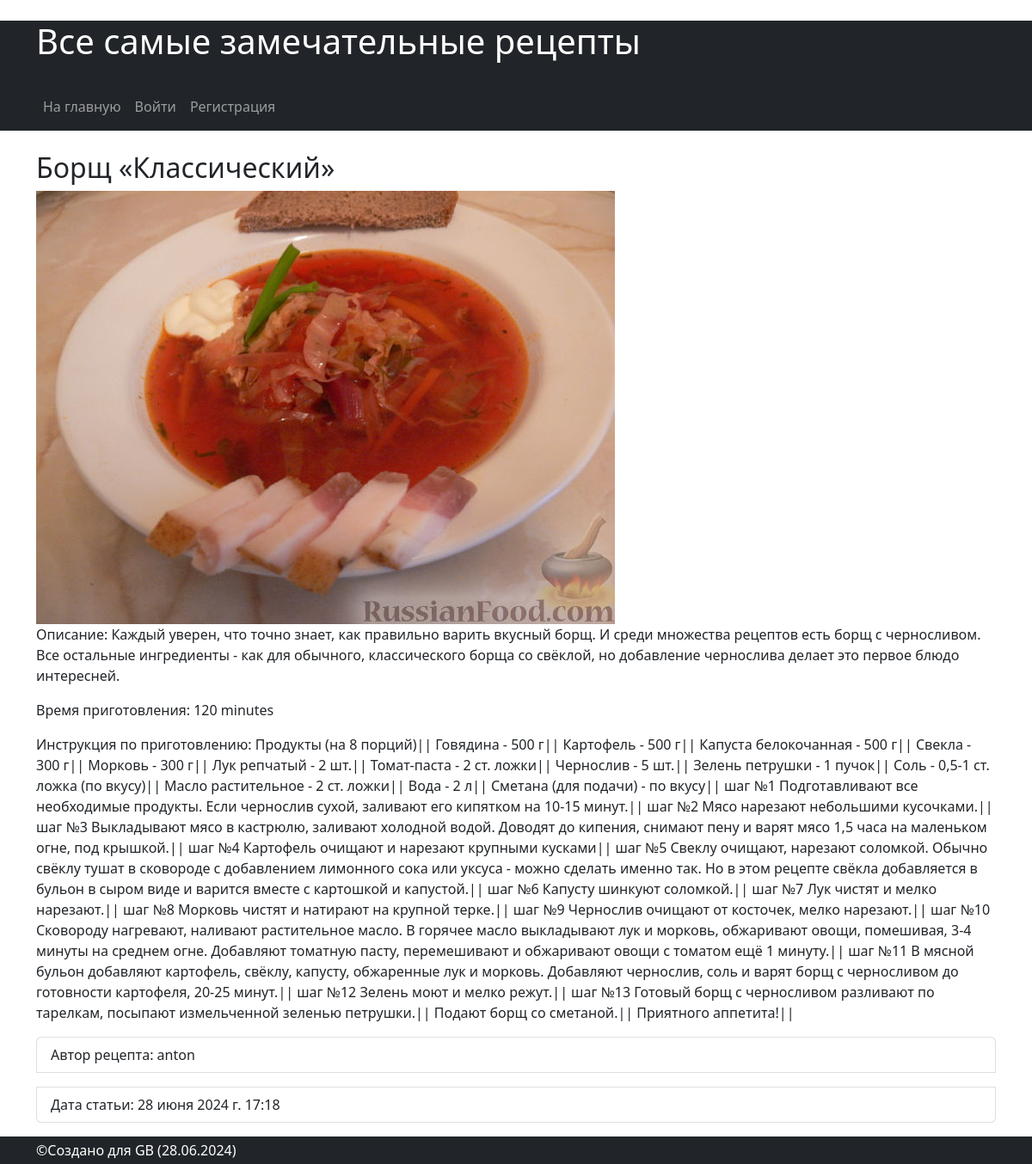
Page /recipe/10/ on the committed database.
### recipes/models.py (models this page shows, shortened)
class Recipe(models.Model):
    image = models.ImageField(upload_to='recipe_images/')
    title = models.CharField(max_length=255)
    description = models.TextField()
    instructions = models.TextField()
    preparation_time = models.PositiveIntegerField()
    author = models.ForeignKey(User, on_delete=models.CASCADE, related_name='recipes')
    created_at = models.DateTimeField(auto_now_add=True)
    updated_at = models.DateTimeField(auto_now=True)

### recipes/views.py (the view)
# urls.py: path('recipe/<int:recipe_id>/', views.recipe_detail, name='recipe_detail'),
def recipe_detail(request, recipe_id):
    recipe = get_object_or_404(Recipe, id=recipe_id)
    return render(request, 'recipe_detail.html', {'recipe': recipe})

### recipes/templates/recipe_detail.html (shortened to what this page needs)
{% extends 'base.html' %}
{% block content %}
    <h2>{{ recipe.title }}</h2>
    {% if recipe.image %}
        <img src="{{ recipe.image.url }}" alt="{{ recipe.title }}" class="img-fluid">
    {% endif %}
    <p>Описание: {{ recipe.description }}</p>
    <p>Время приготовления: {{ recipe.preparation_time }} minutes</p>
    <p>Инструкция по приготовлению: {{ recipe.instructions }} </p>
    <ul class="list-group">
    <li class="list-group-item">Автор рецепта: {{ recipe.author }}</li> </p>
    <li class="list-group-item">Дата статьи: {{ recipe.created_at }}
    </ul>
{% endblock %}

### recipes/templates/base.html (shortened to what this page needs)
<!DOCTYPE html>
<html lang="en">
<head>
    <link href="https://cdn.jsdelivr.net/npm/bootstrap@5.2.3/dist/css/bootstrap.min.css" rel="stylesheet">
</head>
<body>
    <header class="bg-dark text-white">
        <div class="container">
            <h1 class="my-4">Все самые замечательные рецепты</h1>
            <nav class="navbar navbar-expand-lg navbar-dark bg-dark">
                <ul class="navbar-nav mr-auto">
                    <li class="nav-item">
                        <a class="nav-link" href="{% url 'home' %}">На главную</a>
                    </li>
                </ul>
                <ul class="navbar-nav ml-auto">
                    {% if user.is_authenticated %}
                        <li class="nav-item">
                            <a class="nav-link" href="{% url 'logout' %}">Выйти</a>
                        </li>
                    {% else %}
                        <li class="nav-item">
                            <a class="nav-link" href="{% url 'login' %}">Войти</a>
                        </li>
                        <li class="nav-item">
                            <a class="nav-link" href="{% url 'register' %}">Регистрация</a>
                        </li>
                    {% endif %}
                </ul>
            </nav>
        </div>
    </header>
    <main class="container mt-4">
        {% block content %}
        {% endblock %}
    </main>
    <footer class="bg-dark text-white py-1 mt-3">
        <div class="container">
            <p class="m-0">&copy;Создано для GB (28.06.2024)</p>
        </div>
    </footer>
</body>
</html>

### rows in the picture
Recipe: title "Борщ «Классический»", image (picture), description "Каждый уверен, что точно знает, как правильно варить вкусный борщ. И среди множества рецептов есть борщ с черносливом. Все остальные ингредиенты - как для обычного, классического борща со свёклой, но добавление чернослива делает это первое блюдо интересней.", preparation_time "120", instructions "Продукты (на 8 порций)|| Говядина - 500 г|| Картофель - 500 г|| Капуста белокочанная - 500 г|| Свекла - 300 г|| Морковь - 300 г|| Лук репчатый - 2 шт.|| Томат-паста - 2 ст. ложки|| Чернослив - 5 шт.|| Зелень петрушки - 1 пучок|| Соль - 0,5-1 ст. ложка (по вкусу)|| Масло растительное - 2 ст. ложки|| Вода - 2 л|| Сметана (для подачи) - по вкусу|| шаг №1 Подготавливают все необходимые продукты. Если чернослив сухой, заливают его кипятком на 10-15 минут.|| шаг №2 Мясо нарезают небольшими кусочками.|| шаг №3 Выкладывают мясо в кастрюлю, заливают холодной водой. Доводят до кипения, снимают пену и варят мясо 1,5 часа на маленьком огне, под крышкой.|| шаг №4 Картофель очищают и нарезают крупными…", author "anton", created_at "28 июня 2024 г. 17:18"
